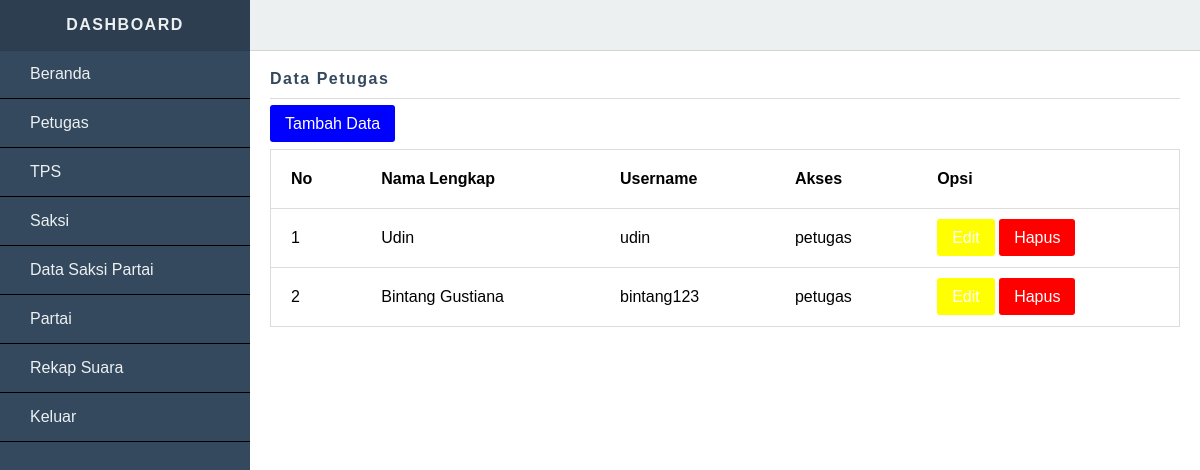
Page /dashboard/template.php?open=Petugas (signed in) on the committed database.
### tables this page shows
CREATE TABLE `akun` (
  `IDUser` char(5) NOT NULL,
  `NamaLengkap` varchar(50) NOT NULL,
  `Username` varchar(30) NOT NULL,
  `password` varchar(30) NOT NULL,
  `level` enum('admin','petugas','saksi') NOT NULL
);

### dashboard/petugas/index.php (the view)
<div class="page-header">Data Petugas</div>
<p>
    <a href="?open=Petugas-Tambah" class="btn btn-primary">Tambah Data</a>
</p>
<div class="table-responsive">
    <table class="table-style">
        <thead>
            <tr>
                <th>No</th>
                <th>Nama Lengkap</th>
                <th>Username</th>
                <th>Akses</th>
                <th>Opsi</th>
            </tr>
        </thead>
        <?php
        $no = 0;
        $mysql = mysqli_query($koneksi, "SELECT * FROM akun WHERE level = 'petugas'") or die ("query error");
        while($data = mysqli_fetch_array($mysql))
        {
            $no++;
        ?>
        <tbody>
            <tr>
                <td><?= $no; ?></td>
                <td><?= $data['NamaLengkap']; ?></td>
                <td><?= $data['Username']; ?></td>
                <td><?= $data['level']; ?></td>
                <td>
                    <a href="?open=Petugas-Edit&id=<?= $data['IDUser']; ?>" class="btn btn-warning">Edit</a>
                    <a href="petugas/hapus.php?id=<?= $data['IDUser']; ?>" class="btn btn-danger" onclick="return attention('Yakin ingin mengahapus data petugas')">Hapus</a>
                </td>
            </tr>
        </tbody>
        <?php } ?>
    </table>
</div>

### assets/css/template.css (style rules this page uses)
* { -webkit-box-sizing:border-box; box-sizing:border-box; }
html, body { width:100%; height:100%; }
body { margin:0; padding:0; font-family:arial; }
.page-header { padding-bottom:10px; margin-bottom:10px; border-bottom:1px solid #dcdcdc; letter-spacing:1.5px; font-weight:bold; color:#34495e; }
.btn { padding:10px 15px; color:#fff; text-decoration:none; cursor:pointer; border-radius:3px; border:none; }
.btn-primary { background-color:blue; }
.btn-warning { background-color:yellow; }
.btn-danger { background-color:red; }
.table-responsive { overflow:auto; }
.table-style { border:1px solid #dcdcdc; width:100%; padding:20px; border-collapse:collapse; margin-bottom:20px; }
.table-style thead th { padding:20px; text-align:left; }
.table-style tbody td { padding:20px; border-top:1px solid #dcdcdc; text-align:left; }

### rows in the picture
akun: NamaLengkap "Udin", Username "udin", level "petugas"
akun: NamaLengkap "Bintang Gustiana", Username "bintang123", level "petugas"
